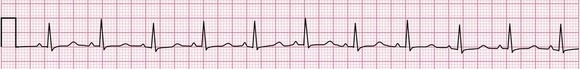
#> input picture Scripts/Media/single_line_wide_ecg.jpg, 580 x 69 px, found by its file name
$ python test.py
#> lines starting #> are read from the running program, lines starting #| are printed output that depends on the picture; after the words box and inside, x2 and y2 are one past the last pixel; in counts of white or black regions, pixels touching at a corner belong together
import cv2
import numpy as np
import matplotlib.pyplot as plt

# Load image
image_path = "Media\single_line_wide_ecg.jpg"  # Update this path
img = cv2.imread(image_path)
#> img is the input picture: shape (69, 580, 3); mean B, G, R 221.4, 214.7, 231.8
gray = cv2.cvtColor(img, cv2.COLOR_BGR2GRAY)

# Threshold the image to binary
_, binary = cv2.threshold(gray, 150, 255, cv2.THRESH_BINARY_INV)
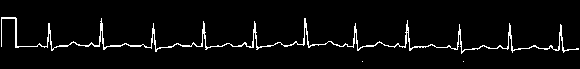
#> binary: shape (69, 580); 4.1% white in thin lines or dots, all inside (x1, y1, x2, y2) = (1, 17, 579, 62)

# Find contours (assuming continuous lines in the graph)
contours, _ = cv2.findContours(binary, cv2.RETR_EXTERNAL, cv2.CHAIN_APPROX_SIMPLE)
#> contours = 3 contours, 2 with area under 20; largest, box (x1, y1, x2, y2) and area: (1, 17, 579, 54) 602

# Extract data points for each signal
all_signals_points = []
for contour in contours:
    points = []
    for point in contour:
        x, y = point[0]
        points.append((x, y))
    points = sorted(points, key=lambda p: p[0])  # Sort by X-coordinate
    all_signals_points.append(points)
#> this loop made 3 passes
#> points on passes 1 to 2: [(463, 61)], [(362, 61)]
#> after the loop, all_signals_points = 3 items

# Normalize and separate data points for plotting
plt.figure(figsize=(10, 5))
for i, signal_points in enumerate(all_signals_points):
    x_points = [p[0] for p in signal_points]
    y_points = [img.shape[0] - p[1] for p in signal_points]  # Flip Y-axis for correct plotting

    # Normalize the data points for better visualization
    x_points = np.array(x_points)
    y_points = np.array(y_points)

    # Plot original signals
    plt.plot(x_points, y_points, label=f"Signal {i + 1}")
#> this loop made 3 passes
#> (signal_points, x_points, y_points) on passes 1 to 2: ([(463, 61)], [463], [8]), ([(362, 61)], [362], [8])

plt.legend()
plt.title("Extracted Graph Data Points")
plt.show()
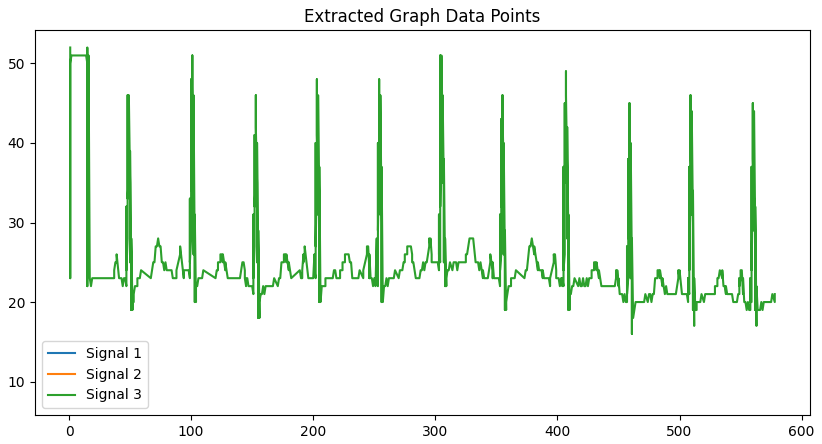
#> figure drawn by matplotlib, 1 panel

# Plot reconstructed signals
plt.figure(figsize=(10, 5))
for i, signal_points in enumerate(all_signals_points):
    x_points = [p[0] for p in signal_points]
    y_points = [img.shape[0] - p[1] for p in signal_points]
    plt.plot(x_points, y_points, label=f"Reconstructed Signal {i + 1}")

plt.legend()
plt.title("Reconstructed Signals")
plt.show()

$ run again, with Scripts/Media/single_line_ecg.jpg copied over Scripts/Media/single_line_wide_ecg.jpg
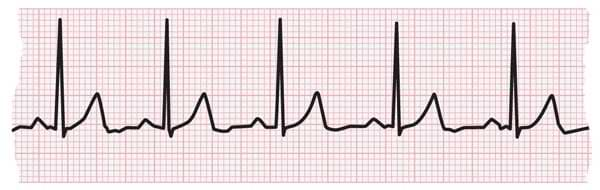
#> input picture Scripts/Media/single_line_ecg.jpg, 600 x 190 px, found by its file name
#> img is the input picture: shape (190, 600, 3); mean B, G, R 222.2, 219.7, 231.9
#> `_, binary = cv2.threshold(gray, 150, 255, cv2.THRESH_BINARY_INV)`:
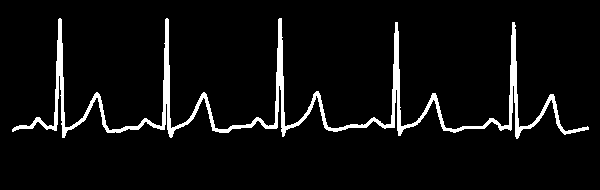
#> binary: shape (190, 600); 5.5% white; 1 white region
#> contours = 1 contour; box (x1, y1, x2, y2) and area: (12, 18, 589, 139) 4814
#> the loop `for contour in contours:` made 1 pass
#> after the loop `for contour in contours:`: all_signals_points = 1 item
#> the loop `for i, signal_points in enumerate(all_signals_points):` made 1 pass
#> `plt.show()`:
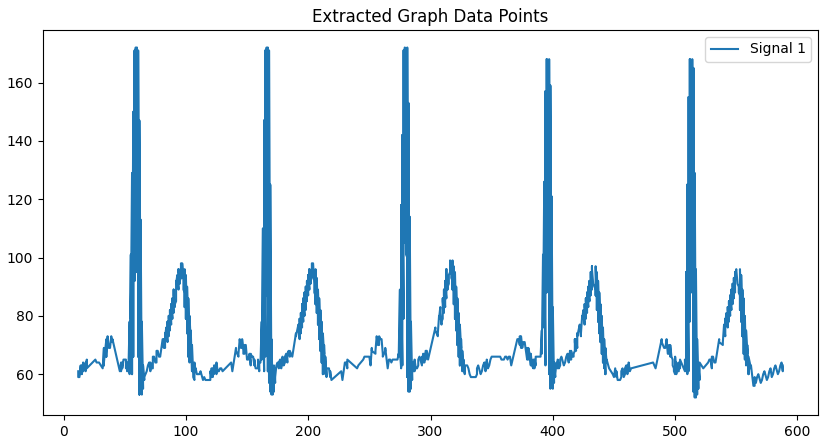
#> figure drawn by matplotlib, 1 panel
